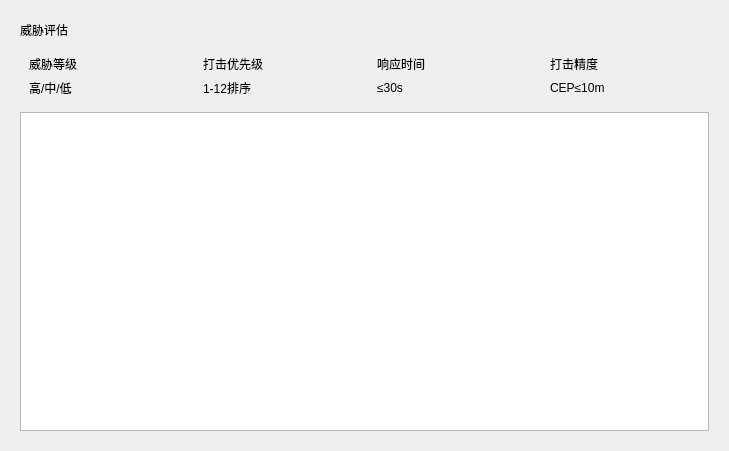
<?xml version="1.0" encoding="UTF-8"?>
<ui version="4.0">
 <class>ThreatAssessment</class>
 <widget class="QWidget" name="ThreatAssessment">
  <property name="geometry">
   <rect>
    <x>0</x>
    <y>0</y>
    <width>729</width>
    <height>451</height>
   </rect>
  </property>
  <property name="windowTitle">
   <string>威胁评估</string>
  </property>
  <layout class="QVBoxLayout" name="verticalLayout">
   <item>
    <widget class="QFrame" name="mainFrame">
     <layout class="QGridLayout" name="gridLayout">
      <item row="0" column="0">
       <layout class="QHBoxLayout" name="horizontalLayout">
        <item>
         <widget class="QLabel" name="titleLabel">
          <property name="text">
           <string>威胁评估</string>
          </property>
         </widget>
        </item>
        <item>
         <spacer name="horizontalSpacer">
          <property name="orientation">
           <enum>Qt::Horizontal</enum>
          </property>
          <property name="sizeHint" stdset="0">
           <size>
            <width>40</width>
            <height>20</height>
           </size>
          </property>
         </spacer>
        </item>
       </layout>
      </item>
      <item row="1" column="0">
       <layout class="QHBoxLayout" name="filterLayout">
        <item>
         <widget class="QFrame" name="threatLevelFrame">
          <layout class="QVBoxLayout" name="verticalLayout_3">
           <item>
            <widget class="QLabel" name="threatLevelLabel">
             <property name="text">
              <string>威胁等级</string>
             </property>
            </widget>
           </item>
           <item>
            <widget class="QLabel" name="threatLevelValue">
             <property name="text">
              <string>高/中/低</string>
             </property>
            </widget>
           </item>
          </layout>
         </widget>
        </item>
        <item>
         <widget class="QFrame" name="priorityFrame">
          <layout class="QVBoxLayout" name="verticalLayout_4">
           <item>
            <widget class="QLabel" name="priorityLabel">
             <property name="text">
              <string>打击优先级</string>
             </property>
            </widget>
           </item>
           <item>
            <widget class="QLabel" name="priorityValue">
             <property name="text">
              <string>1-12排序</string>
             </property>
            </widget>
           </item>
          </layout>
         </widget>
        </item>
        <item>
         <widget class="QFrame" name="responseTimeFrame">
          <layout class="QVBoxLayout" name="verticalLayout_5">
           <item>
            <widget class="QLabel" name="responseTimeLabel">
             <property name="text">
              <string>响应时间</string>
             </property>
            </widget>
           </item>
           <item>
            <widget class="QLabel" name="responseTimeValue">
             <property name="text">
              <string>≤30s</string>
             </property>
            </widget>
           </item>
          </layout>
         </widget>
        </item>
        <item>
         <widget class="QFrame" name="accuracyFrame">
          <layout class="QVBoxLayout" name="verticalLayout_6">
           <item>
            <widget class="QLabel" name="accuracyLabel">
             <property name="text">
              <string>打击精度</string>
             </property>
            </widget>
           </item>
           <item>
            <widget class="QLabel" name="accuracyValue">
             <property name="text">
              <string>CEP≤10m</string>
             </property>
            </widget>
           </item>
          </layout>
         </widget>
        </item>
       </layout>
      </item>
      <item row="2" column="0">
       <widget class="QTableView" name="tableView"/>
      </item>
     </layout>
    </widget>
   </item>
  </layout>
 </widget>
 <resources/>
 <connections/>
</ui>
